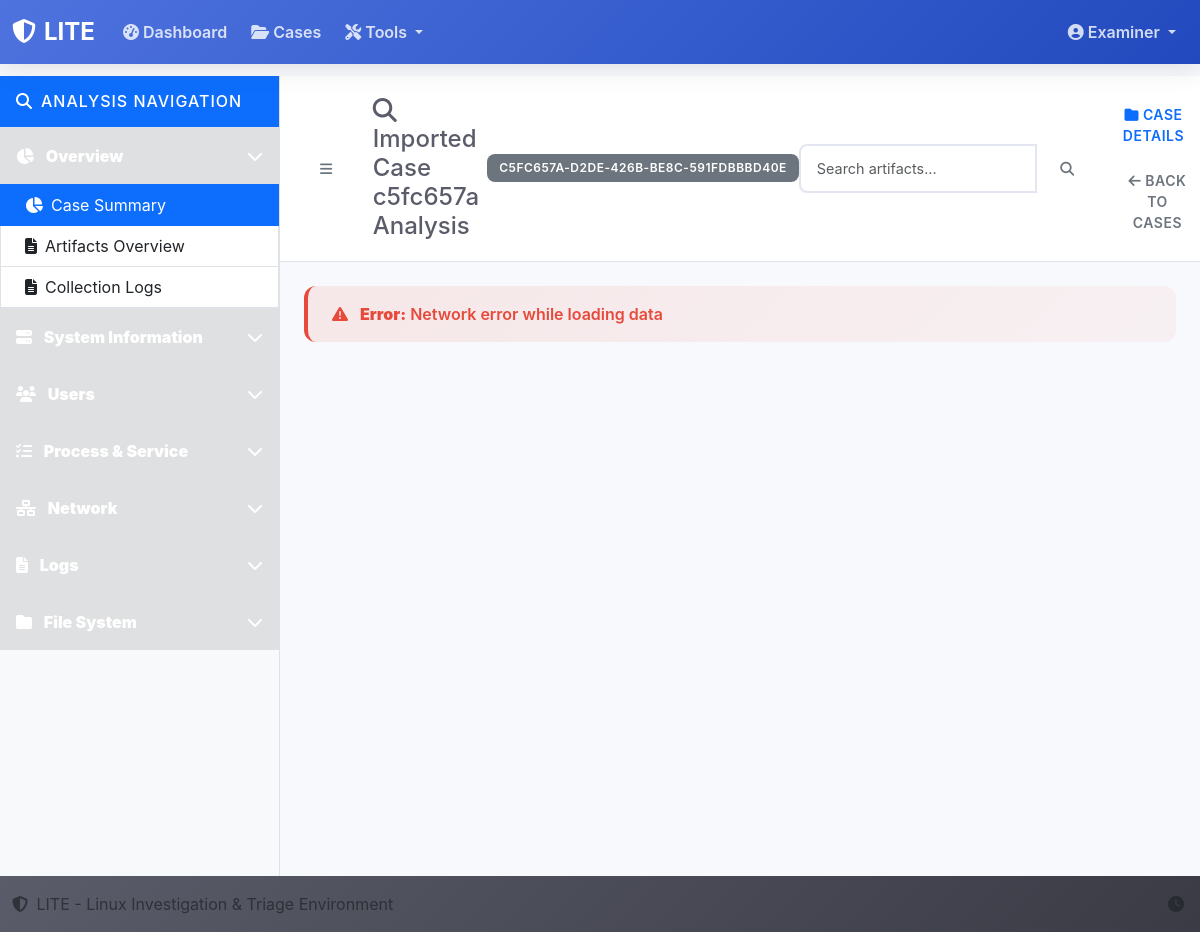
The page /analysis/c5fc657a-d2de-426b-be8c-591fdbbbd40e on the database its author committed.
### lite/models/case_model.py (models this page shows, shortened)
class Case(db.Model):
    __tablename__ = 'cases'
    id = db.Column(db.Integer, primary_key=True)
    case_id = db.Column(db.String(36), unique=True, nullable=False, default=lambda: str(uuid.uuid4()))
    case_name = db.Column(db.String(200), nullable=False)
    examiner = db.Column(db.String(100), nullable=False)
    creation_date = db.Column(db.DateTime, nullable=False, default=datetime.utcnow)
    incident_date = db.Column(db.DateTime, nullable=True)
    tags = db.Column(db.Text, nullable=True)  # JSON string of tags
    operating_system = db.Column(db.String(100), nullable=True)
    notes = db.Column(db.Text, nullable=True)
    description = db.Column(db.Text, nullable=True)
    status = db.Column(db.String(20), nullable=False, default='active')  # active, inactive, closed
    folder_path = db.Column(db.String(500), nullable=True)
    artifacts = db.relationship('Artifact', backref='case', lazy=True, cascade='all, delete-orphan')

### lite/routes/analysis_routes.py (the view)
@bp.route('/<case_id>')
def analysis_page(case_id):
    case = Case.query.filter_by(case_id=case_id).first_or_404()
    artifacts_by_category = {}
    for artifact in case.artifacts:
        category = artifact.artifact_category or 'Other'
        if category not in artifacts_by_category:
            artifacts_by_category[category] = []
        artifacts_by_category[category].append(artifact)
    nav_structure = {
        'Overview': {
            'icon': 'fas fa-chart-pie',
            'expanded': True,
            'items': {
                'Case Summary': 'overview-summary',
                'Artifacts Overview': 'overview-artifacts',
                'File Types': 'overview-types',
                'Processing Status': 'overview-status'
            }
        },
        'System Information': {
            'icon': 'fas fa-server',
            'expanded': False,
            'items': {
                'System Details': 'system-details',
                'Hardware Info': 'system-hardware',
                'Kernel Information': 'system-kernel',
                'Environment': 'system-environment'
            }
        },
        'Users': {
            'icon': 'fas fa-users',
            'expanded': False,
            'items': {
                'User Accounts': 'user-accounts',
                'Login History': 'login-history',
                'Group Information': 'users-groups',
                'Authentication': 'users-auth',
                'Sudo Configuration': 'users-sudo'
            }
        },
        'Processes': {
            'icon': 'fas fa-tasks',
            'expanded': False,
            'items': {
                'Running Processes': 'processes-running',
                'Process Hunting': 'process-hunting',
                'Process Tree': 'processes-tree',
                'System Services': 'processes-services',
                'Scheduled Tasks': 'processes-scheduled'
            }
        },
        'Network': {
            'icon': 'fas fa-network-wired',
            'expanded': False,
            'items': {
                'Network Interfaces': 'network-interfaces',
                'Connections': 'network-connections',
                'Open Ports': 'network-ports',
                'Sockets': 'network-sockets',
                'Routing Table': 'network-routing',
                'DNS Configuration': 'network-dns'
            }
        },
        'Storage': {
            'icon': 'fas fa-hdd',
            'expanded': False,
            'items': {
                'Disk Information': 'storage-disks',
                'Mount Points': 'storage-mounts',
                'File Systems': 'storage-filesystems',
                'Block Devices': 'storage-blocks'
            }
        },
        'Logs': {
            'icon': 'fas fa-file-alt',
            'expanded': False,
            'items': {
                'System Logs': 'logs-system',
                'Authentication Logs': 'logs-auth',
                'Kernel Logs': 'logs-kernel',
                'Audit Logs': 'logs-audit',
                'User Activity': 'logs-user'
            }
        },
        'Browser Data': {
            'icon': 'fas fa-globe',
            'expanded': False,
            'items': {
                'Browsing History': 'browser-history',
                'Downloads': 'browser-downloads',
                'Search History': 'browser-search',
                'Extensions': 'browser-extensions'
            }
        }
    }
    return render_template('analysis/analysis.html',
                         case=case,
                         artifacts_by_category=artifacts_by_category,
                         nav_structure=nav_structure)

### lite/templates/analysis/analysis.html (shortened to what this page needs)
{% extends "base.html" %}
{% block content %}
<div class="d-flex" id="wrapper">
    <div class="bg-light border-end" id="sidebar-wrapper" style="min-height: 100vh; width: 280px;">
        <div class="sidebar-heading border-bottom bg-primary text-white p-3">
            <h6 class="mb-0">
                <i class="fas fa-search me-2"></i>Analysis Navigation
            </h6>
        </div>
        <div class="list-group list-group-flush">
            <div class="list-group-item list-group-item-action bg-light p-0">
                <div class="nav-section-header p-3" data-bs-toggle="collapse" data-bs-target="#overviewSection" aria-expanded="true">
                    <i class="fas fa-chart-pie me-2"></i>
                    <strong>Overview</strong>
                    <i class="fas fa-chevron-down float-end mt-1"></i>
                </div>
                <div class="collapse show" id="overviewSection">
                    <a href="#" class="list-group-item list-group-item-action ps-4 nav-link active" data-section="overview-summary">
                        <i class="fas fa-chart-pie me-2"></i>Case Summary
                    </a>
                    <a href="#" class="list-group-item list-group-item-action ps-4 nav-link" data-section="artifacts">
                        <i class="fas fa-file-alt me-2"></i>Artifacts Overview
                    </a>
                    <a href="#" class="list-group-item list-group-item-action ps-4 nav-link" data-section="collection-logs">
                        <i class="fas fa-file-alt me-2"></i>Collection Logs
                    </a>
                </div>
            </div>
            <div class="list-group-item list-group-item-action bg-light p-0">
                <div class="nav-section-header p-3" data-bs-toggle="collapse" data-bs-target="#systemSection" aria-expanded="false">
                    <i class="fas fa-server me-2"></i>
                    <strong>System Information</strong>
                    <i class="fas fa-chevron-down float-end mt-1"></i>
                </div>
            </div>
            <div class="list-group-item list-group-item-action bg-light p-0">
                <div class="nav-section-header p-3" data-bs-toggle="collapse" data-bs-target="#usersSection" aria-expanded="false">
                    <i class="fas fa-users me-2"></i>
                    <strong>Users</strong>
                    <i class="fas fa-chevron-down float-end mt-1"></i>
                </div>
            </div>
            <div class="list-group-item list-group-item-action bg-light p-0">
                <div class="nav-section-header p-3" data-bs-toggle="collapse" data-bs-target="#processesSection" aria-expanded="false">
                    <i class="fas fa-tasks me-2"></i>
                    <strong>Process & Service</strong>
                    <i class="fas fa-chevron-down float-end mt-1"></i>
                </div>
            </div>
            <div class="list-group-item list-group-item-action bg-light p-0">
                <div class="nav-section-header p-3" data-bs-toggle="collapse" data-bs-target="#networkSection" aria-expanded="false">
                    <i class="fas fa-network-wired me-2"></i>
                    <strong>Network</strong>
                    <i class="fas fa-chevron-down float-end mt-1"></i>
                </div>
            </div>
            <div class="list-group-item list-group-item-action bg-light p-0">
                <div class="nav-section-header p-3" data-bs-toggle="collapse" data-bs-target="#logsSection" aria-expanded="false">
                    <i class="fas fa-file-alt me-2"></i>
                    <strong>Logs</strong>
                    <i class="fas fa-chevron-down float-end mt-1"></i>
                </div>
            </div>
            <div class="list-group-item list-group-item-action bg-light p-0">
                <div class="nav-section-header p-3" data-bs-toggle="collapse" data-bs-target="#filesystemSection" aria-expanded="false">
                    <i class="fas fa-folder me-2"></i>
                    <strong>File System</strong>
                    <i class="fas fa-chevron-down float-end mt-1"></i>
                </div>
            </div>
        </div>
    </div>
    <div id="page-content-wrapper" class="flex-grow-1">
        <div class="bg-white border-bottom p-3">
            <div class="d-flex justify-content-between align-items-center">
                <div class="d-flex align-items-center">
                    <button class="btn btn-outline-secondary btn-sm me-3" id="menu-toggle">
                        <i class="fas fa-bars"></i>
                    </button>
                    <h4 class="mb-0">
                        <i class="fas fa-search me-2"></i>{{ case.case_name }} Analysis
                    </h4>
                    <span class="badge bg-secondary ms-2">{{ case.case_id }}</span>
                </div>
                <div>
                    <div class="input-group" style="width: 300px;">
                        <input type="text" class="form-control" id="searchInput" placeholder="Search artifacts...">
                        <button class="btn btn-outline-secondary" type="button" id="searchBtn">
                            <i class="fas fa-search"></i>
                        </button>
                    </div>
                </div>
                <div>
                    <a href="{{ url_for('cases.view_case', case_id=case.case_id) }}" class="btn btn-outline-primary btn-sm me-2">
                        <i class="fas fa-folder me-1"></i>Case Details
                    </a>
                    <a href="{{ url_for('cases.list_cases') }}" class="btn btn-outline-secondary btn-sm">
                        <i class="fas fa-arrow-left me-1"></i>Back to Cases
                    </a>
                </div>
            </div>
        </div>
        <div class="container-fluid p-4">
            <div id="content-area">
            </div>
        </div>
    </div>
</div>
{% endblock %}

### lite/static/css/style.css (style rules this page uses)
:root { --primary-color: #4e73df; --secondary-color: #858796; --success-color: #1cc88a; --info-color: #36b9cc; --warning-color: #f6c23e; --danger-color: #e74a3b; --light-color: #f8f9fc; --dark-color: #5a5c69; --sidebar-width: 280px; --transition-speed: 0.3s; }
html, body { overflow-x: hidden; max-width: 100vw; }
body { font-family: 'Nunito', -apple-system, BlinkMacSystemFont, 'Segoe UI', 'Roboto', 'Helvetica Neue', Arial, sans-serif; background-color: var(--light-color); color: var(--dark-color); padding-top: 76px; }
* { transition: all var(--transition-speed) ease; }
#wrapper { max-width: 100vw; overflow-x: hidden; }
#page-content-wrapper { max-width: calc(100vw - 280px); overflow-x: hidden; }
.container-fluid { max-width: 100%; overflow-x: hidden; }
.btn { border-radius: 0.5rem; font-weight: 600; padding: 0.75rem 1.5rem; transition: all 0.2s ease; border: none; text-transform: uppercase; letter-spacing: 0.5px; font-size: 0.875rem; }
.form-control { border-radius: 0.5rem; border: 2px solid #e3e6f0; padding: 0.75rem 1rem; font-size: 0.9rem; transition: all 0.2s ease; }
.badge { font-size: 0.75rem; font-weight: 600; padding: 0.5rem 0.75rem; border-radius: 0.5rem; text-transform: uppercase; letter-spacing: 0.5px; }
.sidebar-heading { background: rgba(0, 0, 0, 0.1); color: white; font-weight: 800; text-transform: uppercase; letter-spacing: 1px; }
.nav-section-header { background: rgba(0, 0, 0, 0.1); color: white; font-weight: 700; cursor: pointer; transition: all 0.2s ease; }
.nav-section-header .fa-chevron-down { transition: transform 0.3s ease; }

### rows shown on the page
Case: case_name "Imported Case c5fc657a", case_id "C5FC657A-D2DE-426B-BE8C-591FDBBBD40E"
